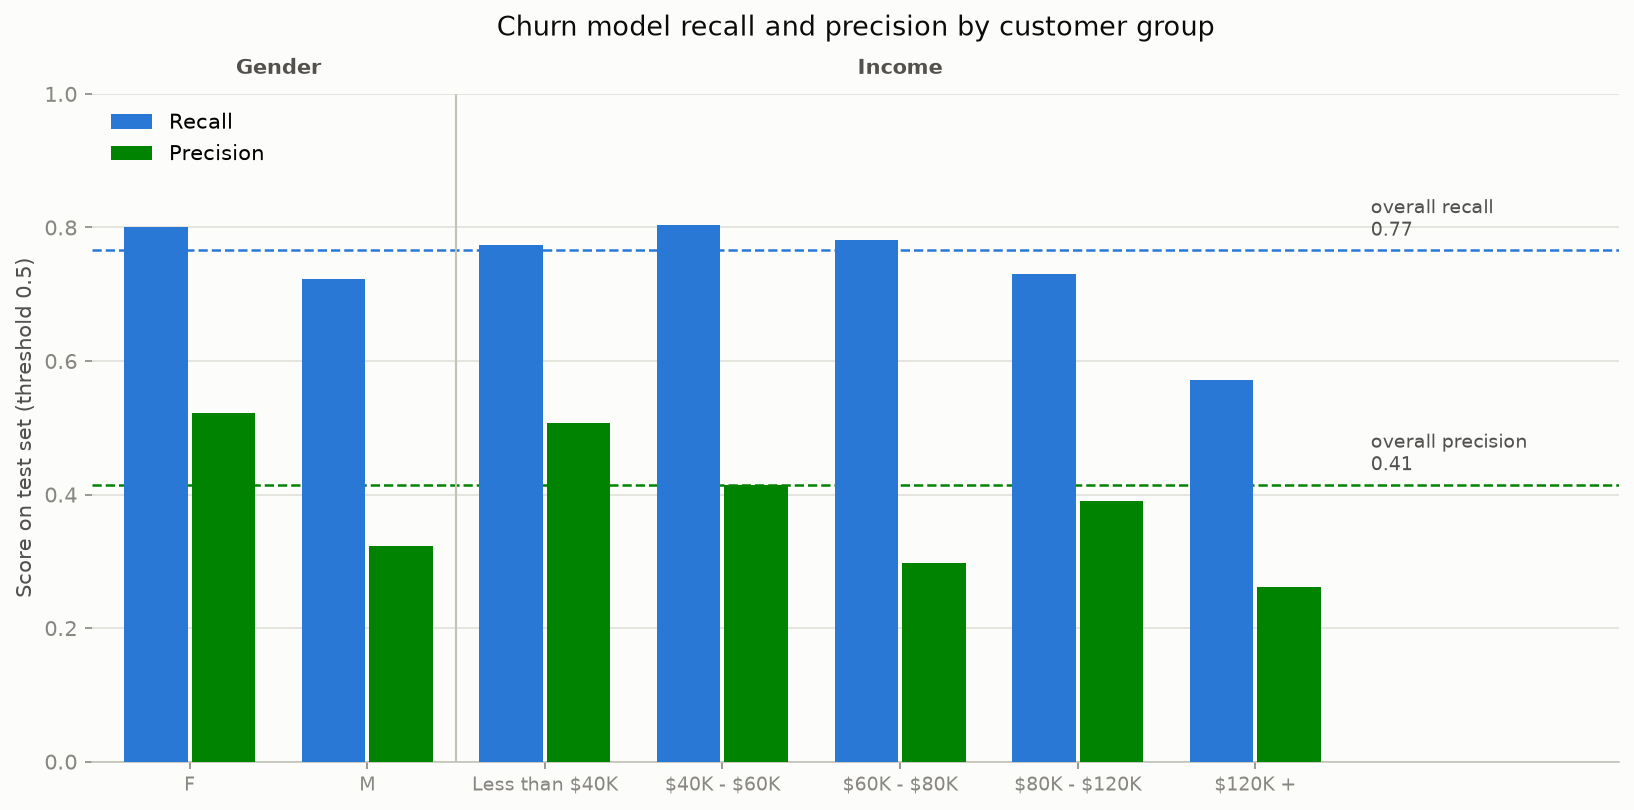

Python code for this plot:
"""Fairness audit for the bank churn logistic regression model.

Rebuilds the exact model from bankchurners_model.ipynb (same top 5 features,
same stratified 80/20 split with random_state=42, same StandardScaler and
class-weighted LogisticRegression), then measures how its test-set predictions
behave across Gender and Income_Category groups at the chosen threshold of 0.5.

Gender and income are deliberately excluded from the model's features. This
audit checks whether the model is nevertheless disparate across those groups
through proxy effects in the behavioral features, which is how fairness
audits work in banking: absence of the attribute does not guarantee absence
of disparate impact.

Outputs: audit/fairness_report.json and audit/fairness_audit.png.
Run from the project root: python audit/fairness_audit.py
"""

import json
from pathlib import Path

import matplotlib.pyplot as plt
import numpy as np
import pandas as pd
from scipy.stats import chi2_contingency
from sklearn.linear_model import LogisticRegression
from sklearn.metrics import precision_score, recall_score
from sklearn.model_selection import train_test_split
from sklearn.preprocessing import StandardScaler

DATA_PATH = Path(__file__).parent.parent / "bankchurners_clean.csv"
OUT_DIR = Path(__file__).parent

TOP5 = [
    "Total_Trans_Ct",
    "Total_Ct_Chng_Q4_Q1",
    "Total_Revolving_Bal",
    "Contacts_Count_12_mon",
    "Months_Inactive_12_mon",
]
THRESHOLD = 0.5
INCOME_ORDER = [
    "Less than $40K",
    "$40K - $60K",
    "$60K - $80K",
    "$80K - $120K",
    "$120K +",
]


def build_test_predictions(df):
    """Retrain the notebook's exact model and return the test rows with
    true labels, predicted probabilities, and flags at the chosen threshold."""
    X = df[TOP5]
    y = df["Churned"]
    X_train, X_test, y_train, y_test = train_test_split(
        X, y, test_size=0.2, stratify=y, random_state=42
    )
    scaler = StandardScaler()
    X_train_scaled = scaler.fit_transform(X_train)
    X_test_scaled = scaler.transform(X_test)

    model = LogisticRegression(
        class_weight="balanced", max_iter=1000, random_state=42
    )
    model.fit(X_train_scaled, y_train)

    test = df.loc[X_test.index, ["Gender", "Income_Category"]].copy()
    test["y_true"] = y_test
    test["y_prob"] = model.predict_proba(X_test_scaled)[:, 1]
    test["y_flag"] = (test["y_prob"] >= THRESHOLD).astype(int)
    return test


def group_churn_rates(df, group_col):
    """Actual churn rate per group: the share of each group that churned."""
    rates = df.groupby(group_col, observed=True)["Churned"].agg(["mean", "count"])
    return {
        str(g): {"churn_rate": round(row["mean"], 4), "n": int(row["count"])}
        for g, row in rates.iterrows()
    }


def group_prediction_metrics(test, group_col):
    """Per group on the test set: recall (share of actual churners the model
    catches), precision (share of flagged customers who actually churn), and
    selection rate (share of the group the model flags)."""
    out = {}
    for g, sub in test.groupby(group_col, observed=True):
        flagged = sub["y_flag"].sum()
        out[str(g)] = {
            "n": int(len(sub)),
            "n_churners": int(sub["y_true"].sum()),
            "recall": round(recall_score(sub["y_true"], sub["y_flag"]), 4),
            "precision": (
                round(precision_score(sub["y_true"], sub["y_flag"]), 4)
                if flagged > 0
                else None
            ),
            "selection_rate": round(sub["y_flag"].mean(), 4),
        }
    return out


def demographic_parity_difference(metrics):
    """Largest gap in selection rates between groups: 0 means every group is
    flagged for retention outreach at the same rate."""
    rates = [m["selection_rate"] for m in metrics.values()]
    return round(max(rates) - min(rates), 4)


def equal_opportunity_difference(metrics):
    """Largest gap in recall between groups: 0 means actual churners are
    equally likely to be caught regardless of group."""
    recalls = [m["recall"] for m in metrics.values()]
    return round(max(recalls) - min(recalls), 4)


def chi_squared_test(groups, outcome):
    """Chi-squared test of independence between group membership and an
    outcome: a small p-value means the outcome rate differs by group more
    than chance alone would explain."""
    table = pd.crosstab(groups, outcome)
    stat, p, dof, _ = chi2_contingency(table)
    return {"statistic": round(stat, 4), "p_value": round(p, 4), "dof": int(dof)}


def audit_attribute(df, test, group_col):
    """Run every metric for one protected attribute and collect the results."""
    metrics = group_prediction_metrics(test, group_col)
    return {
        "churn_rates_full_data": group_churn_rates(df, group_col),
        "test_set_metrics": metrics,
        "demographic_parity_difference": demographic_parity_difference(metrics),
        "equal_opportunity_difference": equal_opportunity_difference(metrics),
        "chi2_group_vs_actual_churn": chi_squared_test(
            df[group_col].dropna(), df.loc[df[group_col].notna(), "Churned"]
        ),
        "chi2_group_vs_model_flag": chi_squared_test(
            test[group_col].dropna(), test.loc[test[group_col].notna(), "y_flag"]
        ),
    }


def make_figure(report, out_path):
    """One grouped bar chart: recall and precision per group, with dashed
    lines marking the overall test-set values for comparison."""
    groups, recalls, precisions = [], [], []
    for attr in ["Gender", "Income_Category"]:
        keys = list(report["groups"][attr]["test_set_metrics"].keys())
        if attr == "Income_Category":
            keys = [k for k in INCOME_ORDER if k in keys]
        for k in keys:
            m = report["groups"][attr]["test_set_metrics"][k]
            groups.append(k)
            recalls.append(m["recall"])
            precisions.append(m["precision"] or 0)

    x = np.arange(len(groups))
    width = 0.38
    fig, ax = plt.subplots(figsize=(11, 5.5))
    fig.patch.set_facecolor("#fcfcfb")
    ax.set_facecolor("#fcfcfb")

    ax.bar(x - width / 2, recalls, width * 0.94, label="Recall",
           color="#2a78d6", zorder=3)
    ax.bar(x + width / 2, precisions, width * 0.94, label="Precision",
           color="#008300", zorder=3)

    ax.axhline(report["overall"]["recall"], color="#2a78d6", linestyle="--",
               linewidth=1.2, zorder=2)
    ax.axhline(report["overall"]["precision"], color="#008300", linestyle="--",
               linewidth=1.2, zorder=2)
    # Label the dashed lines in the empty right margin so text never sits
    # on top of a bar.
    ax.set_xlim(-0.55, len(groups) + 1.05)
    ax.text(len(groups) - 0.35, report["overall"]["recall"] + 0.012,
            f"overall recall\n{report['overall']['recall']:.2f}",
            color="#52514e", fontsize=9, ha="left", va="bottom")
    ax.text(len(groups) - 0.35, report["overall"]["precision"] + 0.012,
            f"overall precision\n{report['overall']['precision']:.2f}",
            color="#52514e", fontsize=9, ha="left", va="bottom")

    n_gender = len(report["groups"]["Gender"]["test_set_metrics"])
    ax.axvline(n_gender - 0.5, color="#c3c2b7", linewidth=1)
    ax.text((n_gender - 1) / 2, 1.03, "Gender", ha="center",
            color="#52514e", fontsize=10, fontweight="bold")
    ax.text(n_gender + (len(groups) - n_gender - 1) / 2, 1.03, "Income",
            ha="center", color="#52514e", fontsize=10, fontweight="bold")

    ax.set_xticks(x)
    # Escape dollar signs so matplotlib does not read "$40K - $60K" as math.
    ax.set_xticklabels([g.replace("$", "\\$") for g in groups],
                       fontsize=9, color="#0b0b0b")
    ax.set_ylim(0, 1.0)
    ax.set_ylabel("Score on test set (threshold 0.5)", fontsize=10,
                  color="#52514e")
    ax.set_title("Churn model recall and precision by customer group",
                 fontsize=13, color="#0b0b0b", pad=28)
    ax.yaxis.grid(True, color="#e1e0d9", linewidth=0.8, zorder=0)
    ax.spines[["top", "right", "left"]].set_visible(False)
    ax.spines["bottom"].set_color("#c3c2b7")
    ax.tick_params(colors="#898781")
    ax.legend(loc="upper left", frameon=False, fontsize=10)

    fig.tight_layout()
    fig.savefig(out_path, dpi=150, bbox_inches="tight")
    plt.close(fig)


def main():
    df = pd.read_csv(DATA_PATH, index_col="CLIENTNUM")
    test = build_test_predictions(df)

    overall = {
        "recall": round(recall_score(test["y_true"], test["y_flag"]), 4),
        "precision": round(precision_score(test["y_true"], test["y_flag"]), 4),
        "selection_rate": round(test["y_flag"].mean(), 4),
    }

    report = {
        "model": "LogisticRegression(class_weight='balanced') on top 5 "
                 "behavioral features, stratified 80/20 split, random_state=42",
        "threshold": THRESHOLD,
        "test_set_size": int(len(test)),
        "overall": overall,
        "note": "Income_Category is missing for some customers; those rows "
                "are excluded from income slices only. Groups with few actual "
                "churners in the test set give noisy recall estimates, so "
                "n_churners is reported alongside every metric.",
        "groups": {
            "Gender": audit_attribute(df, test, "Gender"),
            "Income_Category": audit_attribute(df, test, "Income_Category"),
        },
    }

    out_json = OUT_DIR / "fairness_report.json"
    out_json.write_text(json.dumps(report, indent=2))
    make_figure(report, OUT_DIR / "fairness_audit.png")

    print(f"Wrote {out_json}")
    print(f"Wrote {OUT_DIR / 'fairness_audit.png'}")
    print(json.dumps(report, indent=2))


if __name__ == "__main__":
    main()
